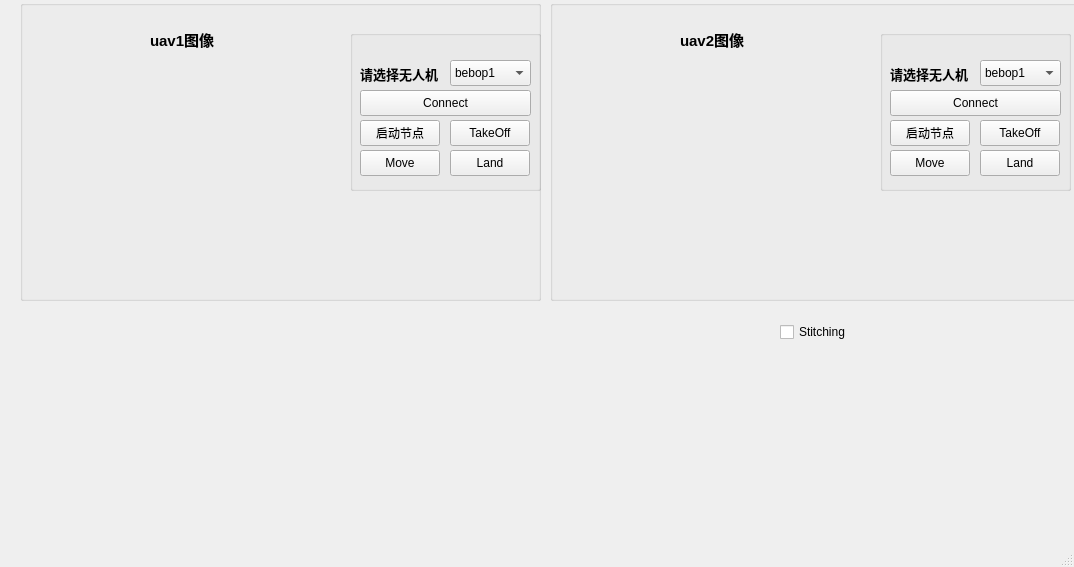
<?xml version="1.0" encoding="UTF-8"?>
<ui version="4.0">
 <class>MainWindowDesign</class>
 <widget class="QMainWindow" name="MainWindowDesign">
  <property name="geometry">
   <rect>
    <x>0</x>
    <y>0</y>
    <width>1074</width>
    <height>567</height>
   </rect>
  </property>
  <property name="windowTitle">
   <string>QRosApp</string>
  </property>
  <property name="windowIcon">
   <iconset resource="../resources/images.qrc">
    <normaloff>:/images/icon.png</normaloff>:/images/icon.png</iconset>
  </property>
  <property name="locale">
   <locale language="English" country="Australia"/>
  </property>
  <widget class="QWidget" name="centralwidget">
   <widget class="QGroupBox" name="groupBox">
    <property name="geometry">
     <rect>
      <x>20</x>
      <y>0</y>
      <width>521</width>
      <height>301</height>
     </rect>
    </property>
    <property name="title">
     <string/>
    </property>
    <widget class="QLabel" name="uav1Image_label">
     <property name="geometry">
      <rect>
       <x>10</x>
       <y>50</y>
       <width>320</width>
       <height>240</height>
      </rect>
     </property>
     <property name="font">
      <font>
       <pointsize>36</pointsize>
      </font>
     </property>
     <property name="frameShadow">
      <enum>QFrame::Plain</enum>
     </property>
     <property name="lineWidth">
      <number>1</number>
     </property>
     <property name="text">
      <string/>
     </property>
     <property name="pixmap">
      <pixmap resource="../resources/images.qrc">:/images/load.png</pixmap>
     </property>
     <property name="scaledContents">
      <bool>true</bool>
     </property>
     <property name="margin">
      <number>0</number>
     </property>
    </widget>
    <widget class="QLabel" name="label">
     <property name="geometry">
      <rect>
       <x>130</x>
       <y>30</y>
       <width>71</width>
       <height>18</height>
      </rect>
     </property>
     <property name="font">
      <font>
       <pointsize>11</pointsize>
       <weight>75</weight>
       <bold>true</bold>
      </font>
     </property>
     <property name="text">
      <string>uav1图像</string>
     </property>
    </widget>
   </widget>
   <widget class="QGroupBox" name="groupBox_3">
    <property name="geometry">
     <rect>
      <x>550</x>
      <y>0</y>
      <width>531</width>
      <height>301</height>
     </rect>
    </property>
    <property name="title">
     <string/>
    </property>
    <widget class="QLabel" name="uav2Image_label">
     <property name="geometry">
      <rect>
       <x>10</x>
       <y>50</y>
       <width>320</width>
       <height>240</height>
      </rect>
     </property>
     <property name="font">
      <font>
       <pointsize>36</pointsize>
      </font>
     </property>
     <property name="frameShadow">
      <enum>QFrame::Plain</enum>
     </property>
     <property name="lineWidth">
      <number>1</number>
     </property>
     <property name="text">
      <string/>
     </property>
     <property name="pixmap">
      <pixmap resource="../resources/images.qrc">:/images/load.png</pixmap>
     </property>
     <property name="scaledContents">
      <bool>true</bool>
     </property>
     <property name="margin">
      <number>0</number>
     </property>
    </widget>
    <widget class="QLabel" name="label_3">
     <property name="geometry">
      <rect>
       <x>130</x>
       <y>30</y>
       <width>71</width>
       <height>18</height>
      </rect>
     </property>
     <property name="font">
      <font>
       <pointsize>11</pointsize>
       <weight>75</weight>
       <bold>true</bold>
      </font>
     </property>
     <property name="text">
      <string>uav2图像</string>
     </property>
    </widget>
    <widget class="QGroupBox" name="groupBox_4">
     <property name="geometry">
      <rect>
       <x>330</x>
       <y>30</y>
       <width>191</width>
       <height>161</height>
      </rect>
     </property>
     <property name="title">
      <string/>
     </property>
     <widget class="QPushButton" name="uav2Takeoff_pBtn">
      <property name="geometry">
       <rect>
        <x>100</x>
        <y>90</y>
        <width>80</width>
        <height>26</height>
       </rect>
      </property>
      <property name="text">
       <string>TakeOff</string>
      </property>
     </widget>
     <widget class="QPushButton" name="uav2Land_pBtn">
      <property name="geometry">
       <rect>
        <x>100</x>
        <y>120</y>
        <width>80</width>
        <height>26</height>
       </rect>
      </property>
      <property name="text">
       <string>Land</string>
      </property>
     </widget>
     <widget class="QPushButton" name="uav2Move_pBtn">
      <property name="geometry">
       <rect>
        <x>10</x>
        <y>120</y>
        <width>80</width>
        <height>26</height>
       </rect>
      </property>
      <property name="text">
       <string>Move</string>
      </property>
     </widget>
     <widget class="QPushButton" name="uav2ShowImage_pBtn">
      <property name="geometry">
       <rect>
        <x>10</x>
        <y>90</y>
        <width>80</width>
        <height>26</height>
       </rect>
      </property>
      <property name="text">
       <string>启动节点</string>
      </property>
     </widget>
     <widget class="QPushButton" name="uav2Connect_pBtn">
      <property name="geometry">
       <rect>
        <x>10</x>
        <y>60</y>
        <width>171</width>
        <height>26</height>
       </rect>
      </property>
      <property name="text">
       <string>Connect</string>
      </property>
     </widget>
     <widget class="QComboBox" name="uav2Name_cBox">
      <property name="geometry">
       <rect>
        <x>100</x>
        <y>30</y>
        <width>81</width>
        <height>26</height>
       </rect>
      </property>
      <item>
       <property name="text">
        <string>bebop1</string>
       </property>
      </item>
      <item>
       <property name="text">
        <string>bebop2</string>
       </property>
      </item>
      <item>
       <property name="text">
        <string>bebop3</string>
       </property>
      </item>
      <item>
       <property name="text">
        <string>bebop4</string>
       </property>
      </item>
      <item>
       <property name="text">
        <string>bebop5</string>
       </property>
      </item>
     </widget>
     <widget class="QLabel" name="label_4">
      <property name="geometry">
       <rect>
        <x>10</x>
        <y>33</y>
        <width>81</width>
        <height>21</height>
       </rect>
      </property>
      <property name="font">
       <font>
        <pointsize>10</pointsize>
        <weight>75</weight>
        <bold>true</bold>
       </font>
      </property>
      <property name="text">
       <string>请选择无人机</string>
      </property>
     </widget>
    </widget>
   </widget>
   <widget class="QLabel" name="stitchingImage_label">
    <property name="geometry">
     <rect>
      <x>130</x>
      <y>300</y>
      <width>640</width>
      <height>240</height>
     </rect>
    </property>
    <property name="font">
     <font>
      <pointsize>36</pointsize>
     </font>
    </property>
    <property name="frameShadow">
     <enum>QFrame::Plain</enum>
    </property>
    <property name="lineWidth">
     <number>1</number>
    </property>
    <property name="text">
     <string/>
    </property>
    <property name="pixmap">
     <pixmap resource="../resources/images.qrc">:/images/load.png</pixmap>
    </property>
    <property name="scaledContents">
     <bool>true</bool>
    </property>
    <property name="margin">
     <number>0</number>
    </property>
   </widget>
   <widget class="QGroupBox" name="groupBox_2">
    <property name="geometry">
     <rect>
      <x>350</x>
      <y>30</y>
      <width>191</width>
      <height>161</height>
     </rect>
    </property>
    <property name="title">
     <string/>
    </property>
    <widget class="QPushButton" name="uav1Takeoff_pBtn">
     <property name="geometry">
      <rect>
       <x>100</x>
       <y>90</y>
       <width>80</width>
       <height>26</height>
      </rect>
     </property>
     <property name="text">
      <string>TakeOff</string>
     </property>
    </widget>
    <widget class="QPushButton" name="uav1Land_pBtn">
     <property name="geometry">
      <rect>
       <x>100</x>
       <y>120</y>
       <width>80</width>
       <height>26</height>
      </rect>
     </property>
     <property name="text">
      <string>Land</string>
     </property>
    </widget>
    <widget class="QPushButton" name="uav1Move_pBtn">
     <property name="geometry">
      <rect>
       <x>10</x>
       <y>120</y>
       <width>80</width>
       <height>26</height>
      </rect>
     </property>
     <property name="text">
      <string>Move</string>
     </property>
    </widget>
    <widget class="QPushButton" name="uav1ShowImage_pBtn">
     <property name="geometry">
      <rect>
       <x>10</x>
       <y>90</y>
       <width>80</width>
       <height>26</height>
      </rect>
     </property>
     <property name="text">
      <string>启动节点</string>
     </property>
    </widget>
    <widget class="QPushButton" name="uav1Connect_pBtn">
     <property name="geometry">
      <rect>
       <x>10</x>
       <y>60</y>
       <width>171</width>
       <height>26</height>
      </rect>
     </property>
     <property name="text">
      <string>Connect</string>
     </property>
    </widget>
    <widget class="QComboBox" name="uav1Name_cBox">
     <property name="geometry">
      <rect>
       <x>100</x>
       <y>30</y>
       <width>81</width>
       <height>26</height>
      </rect>
     </property>
     <item>
      <property name="text">
       <string>bebop1</string>
      </property>
     </item>
     <item>
      <property name="text">
       <string>bebop2</string>
      </property>
     </item>
     <item>
      <property name="text">
       <string>bebop3</string>
      </property>
     </item>
     <item>
      <property name="text">
       <string>bebop4</string>
      </property>
     </item>
     <item>
      <property name="text">
       <string>bebop5</string>
      </property>
     </item>
    </widget>
    <widget class="QLabel" name="label_2">
     <property name="geometry">
      <rect>
       <x>10</x>
       <y>33</y>
       <width>81</width>
       <height>21</height>
      </rect>
     </property>
     <property name="font">
      <font>
       <pointsize>10</pointsize>
       <weight>75</weight>
       <bold>true</bold>
      </font>
     </property>
     <property name="text">
      <string>请选择无人机</string>
     </property>
    </widget>
   </widget>
   <widget class="QCheckBox" name="stitching_checkBox">
    <property name="geometry">
     <rect>
      <x>780</x>
      <y>320</y>
      <width>81</width>
      <height>24</height>
     </rect>
    </property>
    <property name="text">
     <string>Stitching</string>
    </property>
   </widget>
  </widget>
  <widget class="QStatusBar" name="statusbar"/>
  <action name="action_Quit">
   <property name="text">
    <string>&amp;Quit</string>
   </property>
   <property name="shortcut">
    <string>Ctrl+Q</string>
   </property>
   <property name="shortcutContext">
    <enum>Qt::ApplicationShortcut</enum>
   </property>
  </action>
  <action name="action_Preferences">
   <property name="text">
    <string>&amp;Preferences</string>
   </property>
  </action>
  <action name="actionAbout">
   <property name="text">
    <string>&amp;About</string>
   </property>
  </action>
  <action name="actionAbout_Qt">
   <property name="text">
    <string>About &amp;Qt</string>
   </property>
  </action>
 </widget>
 <resources>
  <include location="../resources/images.qrc"/>
 </resources>
 <connections>
  <connection>
   <sender>action_Quit</sender>
   <signal>triggered()</signal>
   <receiver>MainWindowDesign</receiver>
   <slot>close()</slot>
   <hints>
    <hint type="sourcelabel">
     <x>-1</x>
     <y>-1</y>
    </hint>
    <hint type="destinationlabel">
     <x>399</x>
     <y>299</y>
    </hint>
   </hints>
  </connection>
 </connections>
</ui>
